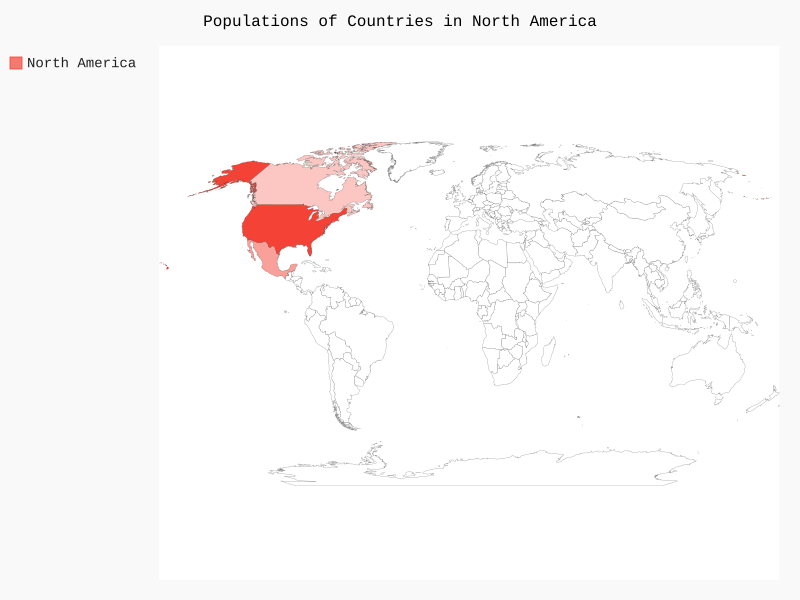

Here is the Python script that generated this plot:
from pygal_maps_world.maps import World
wm = World() # Criamos uma instância da classe World().
wm.title = 'Populations of Countries in North America' # Definimos o atributo title() do mapa.

# usamos o método add() que aceita um rótulo (primiro argumento) e um dicionário de códigos de países (segundo argumento).
wm.add('North America ', {'ca':34126000, 'us':309349000, 'mx':113423000})

# O método render_to_file() cria um arquivo svg contendo o mapa, que poderá ser aberto no navegador.
wm.render_to_file('na_populations.svg')
